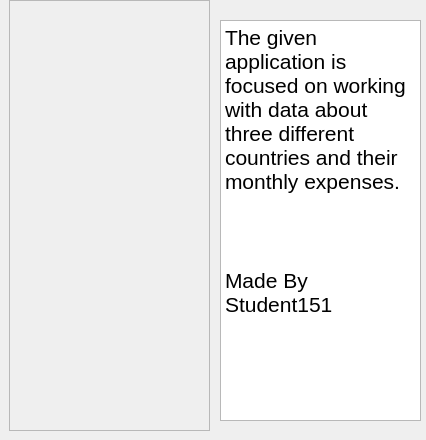
<?xml version="1.0" encoding="UTF-8"?>
<ui version="4.0">
 <class>Dialog</class>
 <widget class="QDialog" name="Dialog">
  <property name="geometry">
   <rect>
    <x>0</x>
    <y>0</y>
    <width>426</width>
    <height>440</height>
   </rect>
  </property>
  <property name="windowTitle">
   <string>About</string>
  </property>
  <widget class="QFrame" name="frame">
   <property name="geometry">
    <rect>
     <x>9</x>
     <y>0</y>
     <width>201</width>
     <height>431</height>
    </rect>
   </property>
   <property name="frameShape">
    <enum>QFrame::StyledPanel</enum>
   </property>
   <property name="frameShadow">
    <enum>QFrame::Raised</enum>
   </property>
   <widget class="QWidget" name="horizontalLayoutWidget">
    <property name="geometry">
     <rect>
      <x>10</x>
      <y>0</y>
      <width>181</width>
      <height>421</height>
     </rect>
    </property>
    <layout class="QHBoxLayout" name="horizontalLayout"/>
   </widget>
  </widget>
  <widget class="QTextBrowser" name="textBrowser">
   <property name="geometry">
    <rect>
     <x>220</x>
     <y>20</y>
     <width>201</width>
     <height>401</height>
    </rect>
   </property>
   <property name="styleSheet">
    <string notr="true"/>
   </property>
   <property name="html">
    <string>&lt;!DOCTYPE HTML PUBLIC &quot;-//W3C//DTD HTML 4.0//EN&quot; &quot;http://www.w3.org/TR/REC-html40/strict.dtd&quot;&gt;
&lt;html&gt;&lt;head&gt;&lt;meta name=&quot;qrichtext&quot; content=&quot;1&quot; /&gt;&lt;style type=&quot;text/css&quot;&gt;
p, li { white-space: pre-wrap; }
&lt;/style&gt;&lt;/head&gt;&lt;body style=&quot; font-family:'MS Shell Dlg 2'; font-size:8.25pt; font-weight:400; font-style:normal;&quot;&gt;
&lt;p style=&quot; margin-top:0px; margin-bottom:0px; margin-left:0px; margin-right:0px; -qt-block-indent:0; text-indent:0px;&quot;&gt;&lt;span style=&quot; font-size:16pt;&quot;&gt;The given application is focused on working with data about three different countries and their monthly expenses.&lt;/span&gt;&lt;/p&gt;
&lt;p style=&quot;-qt-paragraph-type:empty; margin-top:0px; margin-bottom:0px; margin-left:0px; margin-right:0px; -qt-block-indent:0; text-indent:0px; font-size:16pt;&quot;&gt;&lt;br /&gt;&lt;/p&gt;
&lt;p style=&quot;-qt-paragraph-type:empty; margin-top:0px; margin-bottom:0px; margin-left:0px; margin-right:0px; -qt-block-indent:0; text-indent:0px; font-size:16pt;&quot;&gt;&lt;br /&gt;&lt;/p&gt;
&lt;p style=&quot; margin-top:0px; margin-bottom:0px; margin-left:0px; margin-right:0px; -qt-block-indent:0; text-indent:0px;&quot;&gt;&lt;span style=&quot; font-size:16pt;&quot;&gt;		Made By  Student151		                                    &lt;/span&gt;&lt;/p&gt;&lt;/body&gt;&lt;/html&gt;</string>
   </property>
  </widget>
 </widget>
 <resources/>
 <connections/>
</ui>
